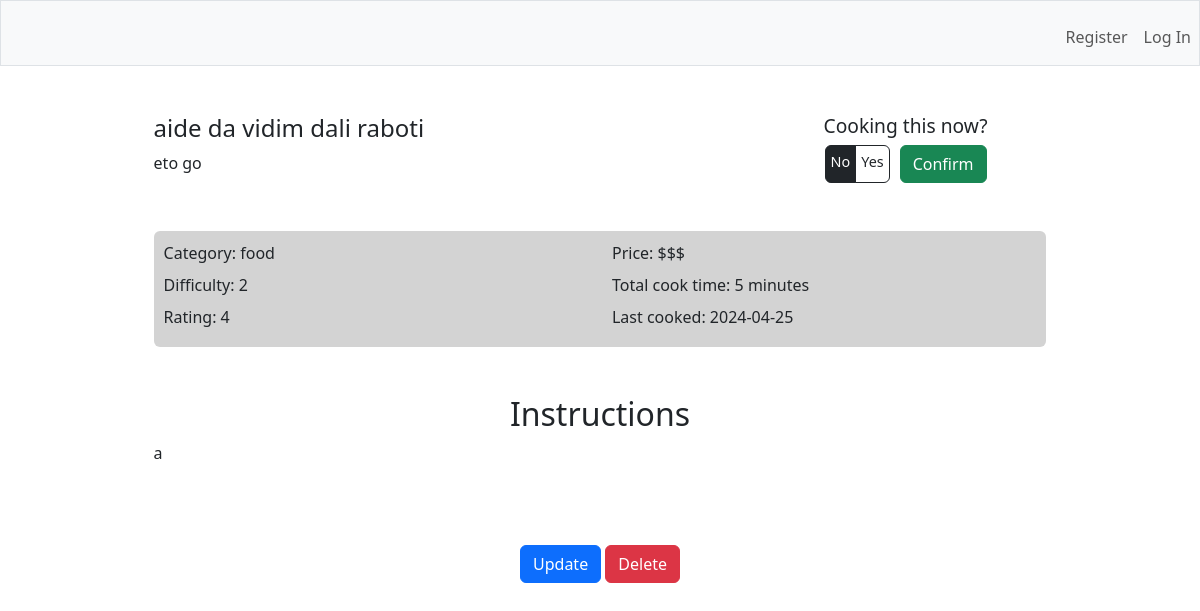
Page /recipe/6 on the earlier database version.
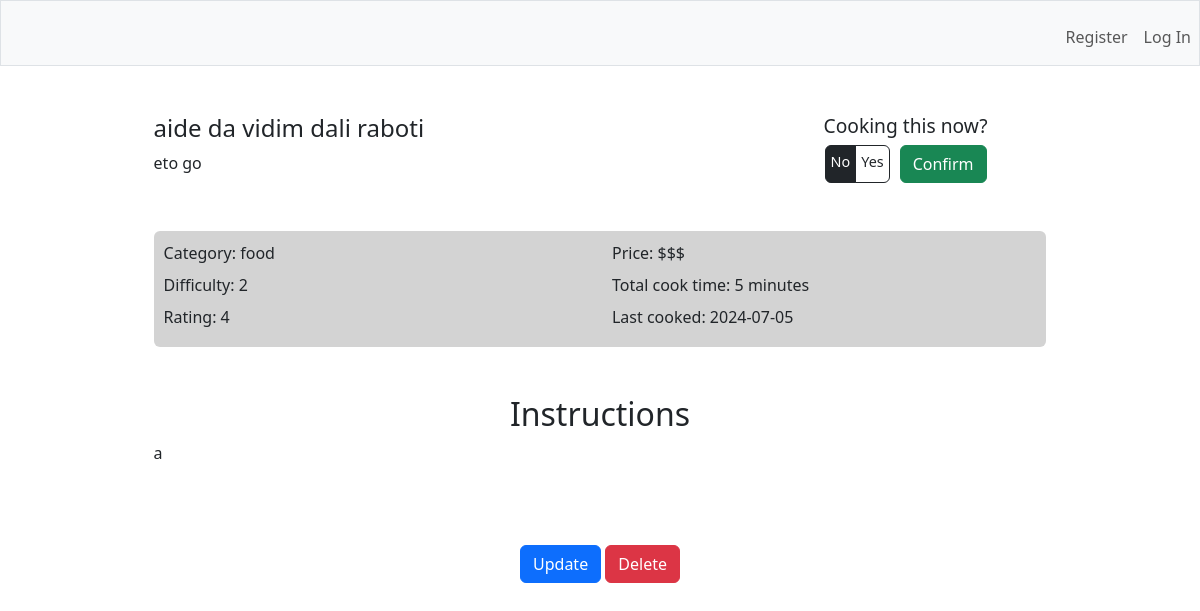
Same page on the later database version.
### tables this page shows
CREATE TABLE recipes (
        id INTEGER PRIMARY KEY AUTOINCREMENT,
        user_id INTEGER,
        name TEXT NOT NULL,
        description TEXT,
        total_time INTEGER,
        category TEXT,
        instructions TEXT,
        difficulty INTEGER,
        rating INTEGER,
        price TEXT,
        last_cooked DATE,
        FOREIGN KEY(user_id) REFERENCES users(id)
    );

### app.py (the view)
@app.route('/recipe/<int:id>')
def recipe(id):
    row = g.c.execute('SELECT * FROM recipes WHERE id = ?', (id,)).fetchone()
    return render_template('recipe.html', row=row)

### app.py (called while the page is built)
@app.before_request
def before_request():
    g.db = sqlite3.connect('database.db')
    g.c = g.db.cursor()

@app.teardown_request
def teardown_request(exception):
    db = getattr(g, 'db', None)
    if db is not None:
        db.close()

@app.after_request
def after_request(response):
    response.headers['Cache-Control'] = 'no-cache, no-store, must-revalidate'
    response.headers['Pragma'] = 'no-cache'
    response.headers['Expires'] = '0'
    return response

### templates/recipe.html (shortened to what this page needs)
{% extends "layout.html" %} {% block title %} Recipe Details: {% endblock %} {%
block main %}
<div class="recipe_wrap">
  <div class="row header">
    <div class="col-md-8">
      <h1>{{ row[2] }}</h1>
      <p>{{ row[3] }}</p>
    </div>
    <div class="col-md-4">
      <div class="cooking_now">
        <h3 class="d-flex justify-content-center">Cooking this now?</h3>
        <form
          action="/cooking_now/{{row[0]}}"
          method="get"
          class="d-flex justify-content-center"
        >
          <div class="btn-group" role="group">
            <label class="cooking_choice btn btn-outline-dark" for="no"
              >No</label
            >
            <label class="cooking_choice btn btn-outline-dark" for="yes"
              >Yes</label
            >
          </div>
          <button class="cooking_button btn btn-success" type="submit">
            Confirm
          </button>
        </form>
      </div>
    </div>
  </div>
  <div class="details rounded">
    <div class="row">
      <div class="col-md-6">
        <p>Category: {{ row[5] }}</p>
        <p>Difficulty: {{ row[7] }}</p>
        <p>Rating: {{ row[8] }}</p>
      </div>
      <div class="col-md-6">
        <p>Price: {{ row[9] }}</p>
        <p>Total cook time: {{ row[4] }} minutes</p>
        <p>Last cooked: {{ row[10] }}</p>
      </div>
    </div>
  </div>
  <div class="instruction">
    <h2>Instructions</h2>
    <p>{{ row[6] }}</p>
  </div>
  <div class="actions d-flex justify-content-center">
    <div>
      <a href="{{ url_for('update', id=row[0]) }}" class="btn btn-primary"
        >Update</a
      >
      <a href="{{ url_for('delete', id=row[0]) }}" class="btn btn-danger"
        >Delete</a
      >
    </div>
  </div>
</div>
{% endblock %}

### templates/layout.html (shortened to what this page needs)
<!DOCTYPE html>
<html lang="en">
  <head>
    <link
      href="https://cdn.jsdelivr.net/npm/bootstrap@5.3.2/dist/css/bootstrap.min.css"
      rel="stylesheet"
    />
    <link href="/static/styles.css" rel="stylesheet" />
  </head>
  <body>
    <nav class="bg-light border navbar navbar-expand-md navbar-light">
        <div class="collapse navbar-collapse" id="navbar">
          {% if session["user_id"] %}
          <ul class="navbar-nav me-auto mt-2">
            <li class="nav-item">
              <a class="nav-link" href="/">MyMealGuide</a>
            </li>
            <li class="nav-item"><a class="nav-link" href="/add">Add Recipe</a></li>
            <li class="nav-item"><a class="nav-link" href="/browse">Find Insiration</a></li>
            <li class="nav-item">
              <a class="nav-link" href="/history">History</a>
            </li>
          </ul>
          <ul class="navbar-nav ms-auto mt-2">
            <li class="nav-item">
              <a href="/profile/{{session['user_id']}}" class="nav-link">Profile</a>
            </li>
            <li class="nav-item">
              <a class="nav-link" href="/logout">Log Out</a>
            </li>
          </ul>
          {% else %}
          <ul class="navbar-nav ms-auto mt-2">
            <li class="nav-item">
              <a class="nav-link" href="/register">Register</a>
            </li>
            <li class="nav-item">
              <a class="nav-link" href="/login">Log In</a>
            </li>
          </ul>
          {% endif %}
        </div>
    </nav>
    <main class="container py-5 text-center">
      {% block main %}{% endblock %}
    </main>
  </body>
</html>

### static/styles.css (style rules this page uses)
p { margin-bottom: 0.5rem; }
a { text-decoration: none; color: #333; }
.recipe_wrap { text-align: start; width: 80%; margin: 0 auto; }
.header { margin-bottom: 3rem; }
.header h1 { font-size: 1.5rem; }
.details { background-color: #d3d3d3; padding: 10px; }
.instruction { margin: 3rem 0 5rem 0; }
.instruction h2 { text-align: center; }
.cooking_now h3 { font-size: 1.2rem; }
.cooking_choice { font-size: 0.9rem; padding: 5px; }
.cooking_button { margin-left: 10px; }

Differences in the rows shown:
changed recipes "aide da vidim dali raboti": last_cooked "2024-04-25" → "2024-07-05"
